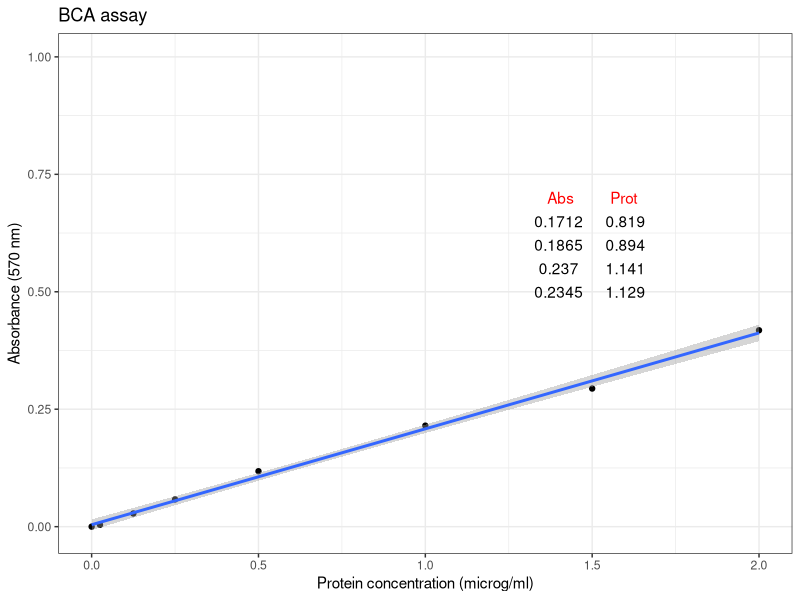

Generate this figure with R:
# START of SCRIPT 

library(ggplot2) 



# Protein Concentrations 

prot <- c(0, 0.025, 0.125, 0.25, 0.5, 1, 1.5, 2)   



# Absorbance from my protein assay 

abs <- c(0, 0.004, 0.028, 0.058, 0.118, 0.215, 0.294, 0.418) 



# Convert into data.frame to plot with ggplot 

data <- as.data.frame(prot) 

data$abs <- abs 



#Calculate the line using the linear model function 

line <- lm(abs~prot) 



#Equation of a line y = mx + c 

#In our case abs = slope * prot + intercept 

# ukn.prot = (abs - intercept)/slope 

int <- summary(line)$coefficients[1] 

slope <- summary(line)$coefficients[2] 



#now calculate some unknown protein concs from absorbances 

#put the unknowns into a vector 

abs.ukns <- c(0.1712, 0.1865, 0.237, 0.2345) 



#rearrange the equation of the line to ukn.prot = (abs - intercept)/slope 

prot.ukns <- (abs.ukns - int)/slope 



# create the object with the graph in it.  

p <- ggplot(data=data,          # specify the data frame with data 
            
            aes(x=prot, y=abs)) +   # specify the x and y for the graph 
  
  geom_point() +          # make a scatter plot 
  
  stat_smooth(method = "lm") +  # add a linear model line 
  
  xlab("Protein concentration (microg/ml)") +   # label x-axis 
  
  ylab("Absorbance (570 nm)") +    # label y-axis 
  
  ggtitle("BCA assay") +  # add a title 
  
  theme_bw() +      # a simple theme 
  
  expand_limits(y=c(0,1)) +    # customise the y-axis 
  
  annotate(geom="text", x=1.5, y= 0.7, label="Abs         Prot",  color="red") 



#put the answers on the graph 

for (i in 1:length(abs.ukns)){ 
  
  p <- p + annotate(geom="text", x = 1.4, y = (0.7 - i/20), label=abs.ukns[i]) 
  
  p <- p + annotate(geom="text", x = 1.6, y = (0.7 - i/20), label=round(prot.ukns[i], 3)) 
  
} 



p # show us the graph... 



# END OF SCRIPT 